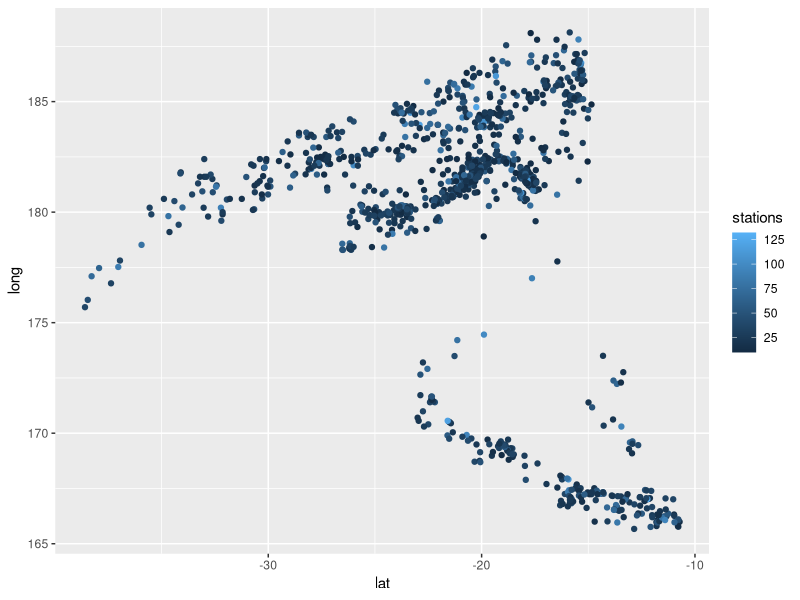
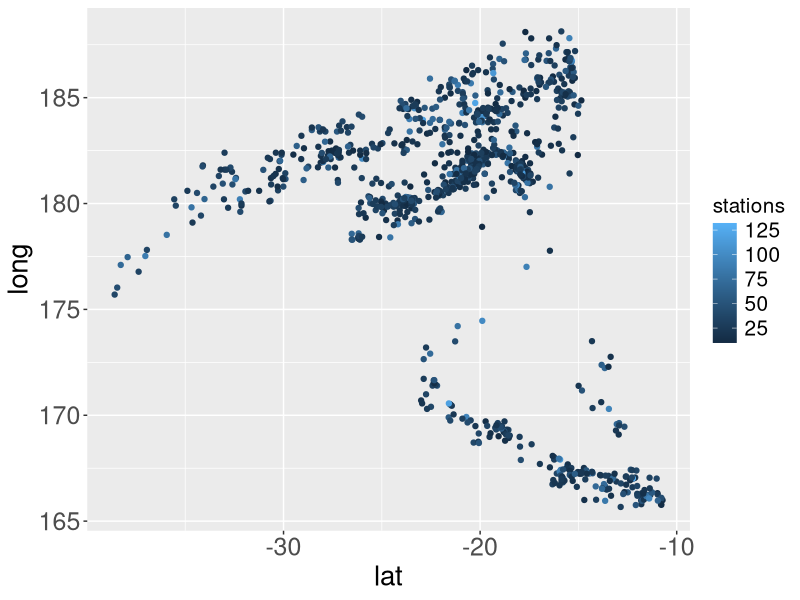
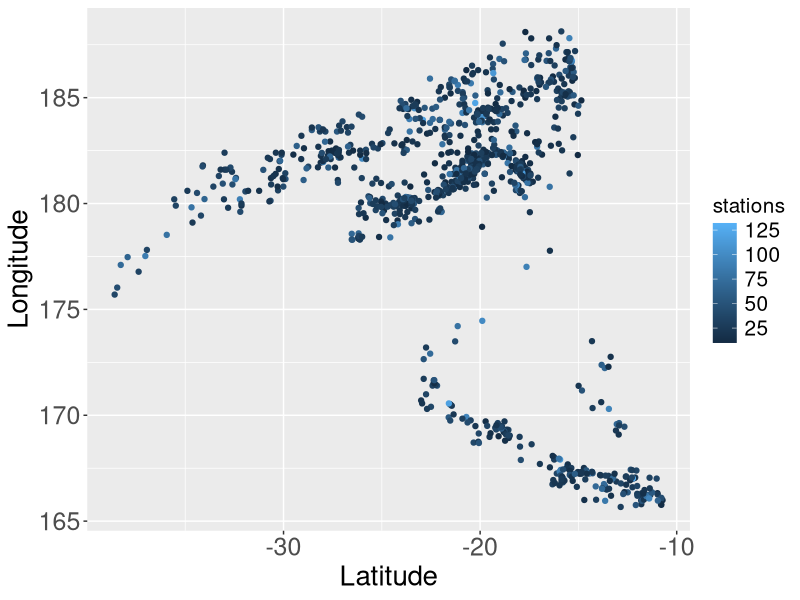
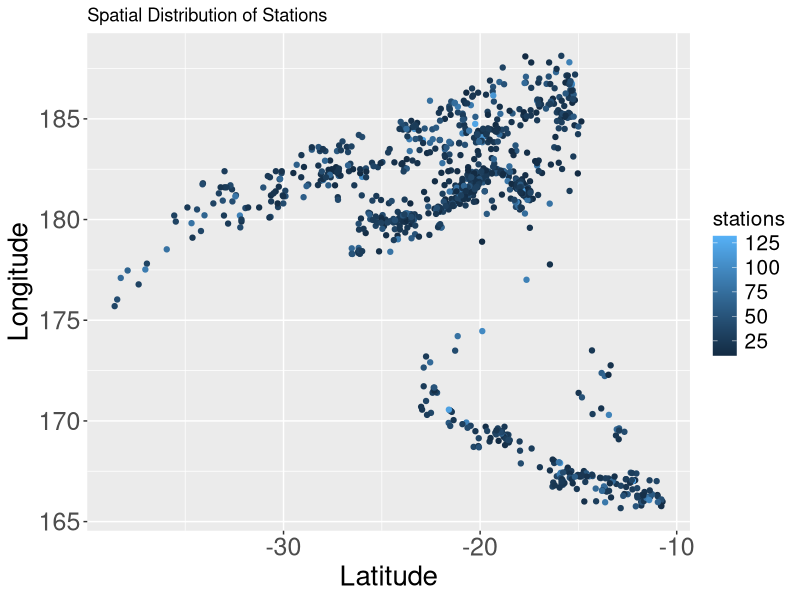
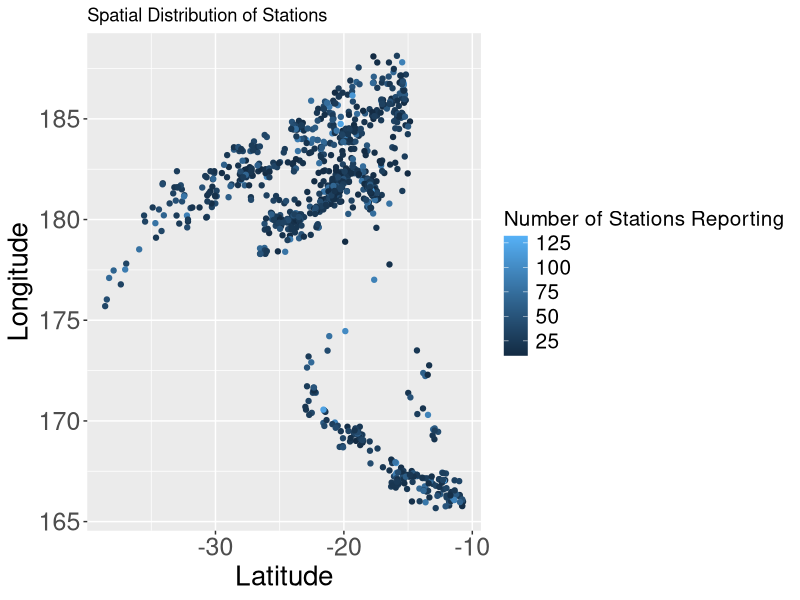

Generate these figures, in order, with R: (Note: this script raises an error after producing the figures.)
# script to remind me what to do with ggplot figures 
# taken from  How I build up a ggplot2 figure
# Posted on February 18, 2016 by strictlystat
# and reposted on R-Bloggers
library(ggplot2)
g <- ggplot(data = quakes,aes(x = lat,y = long,colour = stations)) +  geom_point()
gbig = g + theme(axis.text = element_text(size = 18),axis.title = element_text(size = 20),
                 legend.text = element_text(size = 15), legend.title = element_text(size = 15))
gbig1 = gbig + xlab("Latitude") + ylab("Longitude")
gbig2 <- gbig1 + ggtitle("Spatial Distribution of Stations")
gbigleg_orig = gbig2 + guides(colour = guide_colorbar(title = "Number of Stations Reporting"))
gbigleg = gbigleg + guides(colour = guide_colorbar(title = "Number\nof\nStations\nReporting", title.hjust = 0.5))
gbigleg + theme(legend.position=c(0.3,0.3))
transparent_legend =  theme(
  legend.background = element_rect(fill = "transparent"),
  legend.key = element_rect(fill = "transparent",
                            color = "transparent")
)
gtrans_leg = gbigleg + theme(legend.position = c(0.3, 0.35)) + transparent_legend
print(gtrans_leg)



